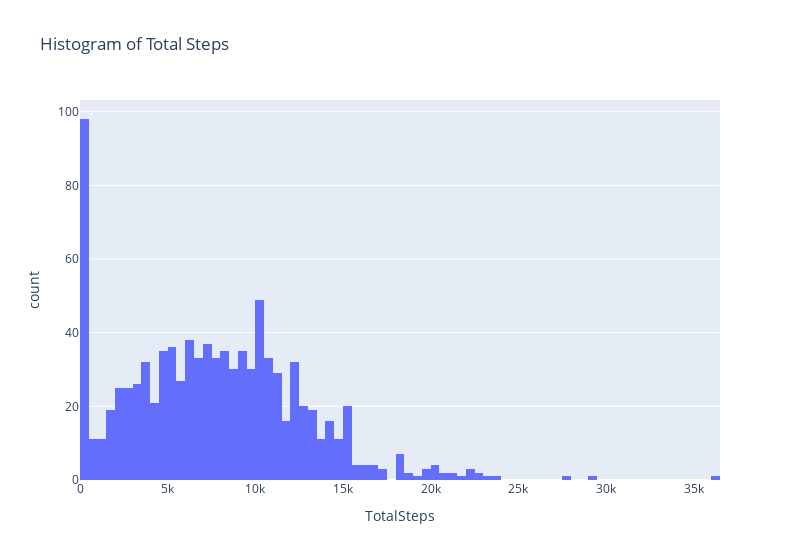
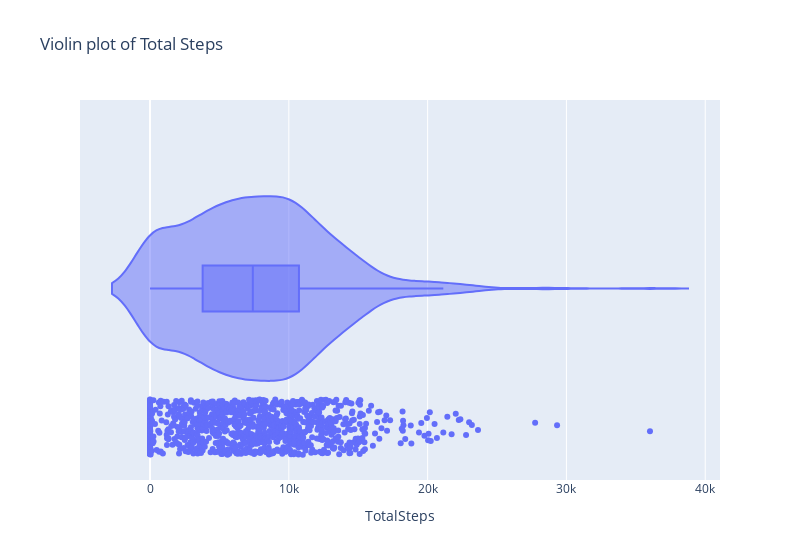
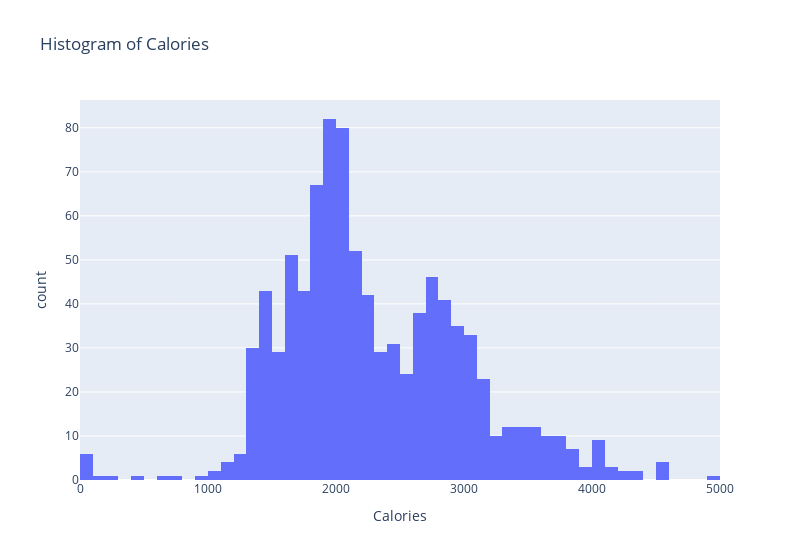
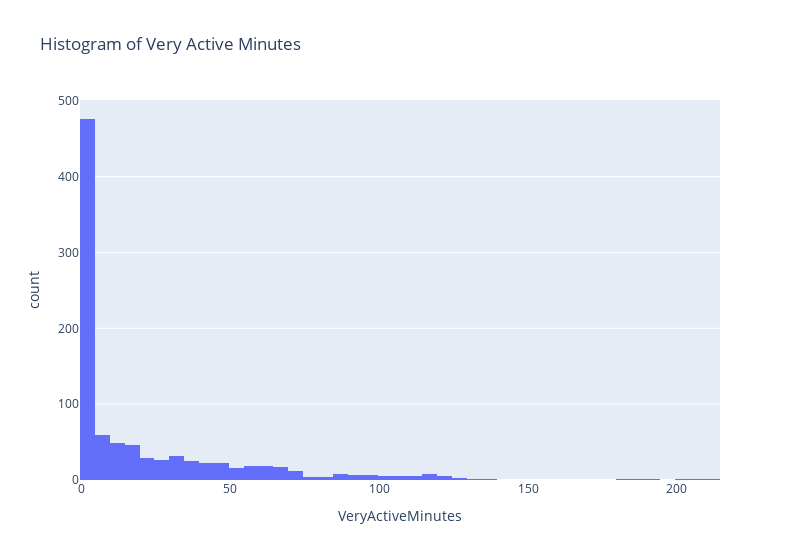

Notebook cell for these charts, in order:
### Code cell
fig = px.histogram(
    dailyActivity, 
    x='TotalSteps',
    nbins= 94,
    title='Histogram of Total Steps',
    width=800
    )
fig.show()

fig = px.violin(
    dailyActivity,
    x='TotalSteps',
    box=True,
    points='all',
    title='Violin plot of Total Steps',
    width=800
)
fig.show()

fig = px.histogram(
    dailyActivity, 
    x='Calories',
    nbins= 94,
    title='Histogram of Calories',
    width=800
    )
fig.show()

fig = px.histogram(
    dailyActivity, 
    x='VeryActiveMinutes',
    title='Histogram of Very Active Minutes',
    width=800
    )
fig.show()

fig = px.histogram(
    dailyActivity, 
    x='FairlyActiveMinutes',
    title='Histogram of Fairly Active Minutes',
    width=800
    )
fig.show()

fig = px.histogram(
    dailyActivity, 
    x='LightlyActiveMinutes',
    title='Histogram of Lightly Active Minutes',
    width=800
    )
fig.show()

fig = px.histogram(
    dailyActivity, 
    x='SedentaryMinutes',
    title='Histogram of Sedentary Minutes',
    width=800
    )
fig.show()

### Figure 1 — Plotly figure (JSON) as saved in the notebook; plotly's stock layout.template omitted (floating-point values rounded to 4 significant figures; data arrays with more than 128 entries replaced by an {"elided": "..."} marker saying what was removed)
{"data": [{"alignmentgroup": "True", "bingroup": "x", "hovertemplate": "TotalSteps=%{x}<br>count=%{y}<extra></extra>", "legendgroup": "", "marker": {"color": "#636efa", "pattern": {"shape": ""}}, "name": "", "nbinsx": 94, "offsetgroup": "", "orientation": "v", "showlegend": false, "type": "histogram", "x": {"elided": "940 int values"}, "xaxis": "x", "yaxis": "y"}], "layout": {"barmode": "relative", "legend": {"tracegroupgap": 0}, "title": {"text": "Histogram of Total Steps"}, "width": 800, "xaxis": {"anchor": "y", "domain": [0, 1], "title": {"text": "TotalSteps"}}, "yaxis": {"anchor": "x", "domain": [0, 1], "title": {"text": "count"}}}}

### Figure 2 — Plotly figure (JSON) as saved in the notebook; plotly's stock layout.template omitted (floating-point values rounded to 4 significant figures; data arrays with more than 128 entries replaced by an {"elided": "..."} marker saying what was removed)
{"data": [{"alignmentgroup": "True", "box": {"visible": true}, "hovertemplate": "TotalSteps=%{x}<extra></extra>", "legendgroup": "", "marker": {"color": "#636efa"}, "name": "", "offsetgroup": "", "orientation": "h", "points": "all", "scalegroup": "True", "showlegend": false, "type": "violin", "x": {"elided": "940 int values"}, "x0": " ", "xaxis": "x", "y0": " ", "yaxis": "y"}], "layout": {"legend": {"tracegroupgap": 0}, "title": {"text": "Violin plot of Total Steps"}, "violinmode": "group", "width": 800, "xaxis": {"anchor": "y", "domain": [0, 1], "title": {"text": "TotalSteps"}}, "yaxis": {"anchor": "x", "domain": [0, 1]}}}

### Figure 3 — Plotly figure (JSON) as saved in the notebook; plotly's stock layout.template omitted (floating-point values rounded to 4 significant figures; data arrays with more than 128 entries replaced by an {"elided": "..."} marker saying what was removed)
{"data": [{"alignmentgroup": "True", "bingroup": "x", "hovertemplate": "Calories=%{x}<br>count=%{y}<extra></extra>", "legendgroup": "", "marker": {"color": "#636efa", "pattern": {"shape": ""}}, "name": "", "nbinsx": 94, "offsetgroup": "", "orientation": "v", "showlegend": false, "type": "histogram", "x": {"elided": "940 int values"}, "xaxis": "x", "yaxis": "y"}], "layout": {"barmode": "relative", "legend": {"tracegroupgap": 0}, "title": {"text": "Histogram of Calories"}, "width": 800, "xaxis": {"anchor": "y", "domain": [0, 1], "title": {"text": "Calories"}}, "yaxis": {"anchor": "x", "domain": [0, 1], "title": {"text": "count"}}}}

### Figure 4 — Plotly figure (JSON) as saved in the notebook; plotly's stock layout.template omitted (floating-point values rounded to 4 significant figures; data arrays with more than 128 entries replaced by an {"elided": "..."} marker saying what was removed)
{"data": [{"alignmentgroup": "True", "bingroup": "x", "hovertemplate": "VeryActiveMinutes=%{x}<br>count=%{y}<extra></extra>", "legendgroup": "", "marker": {"color": "#636efa", "pattern": {"shape": ""}}, "name": "", "offsetgroup": "", "orientation": "v", "showlegend": false, "type": "histogram", "x": {"elided": "940 int values"}, "xaxis": "x", "yaxis": "y"}], "layout": {"barmode": "relative", "legend": {"tracegroupgap": 0}, "title": {"text": "Histogram of Very Active Minutes"}, "width": 800, "xaxis": {"anchor": "y", "domain": [0, 1], "title": {"text": "VeryActiveMinutes"}}, "yaxis": {"anchor": "x", "domain": [0, 1], "title": {"text": "count"}}}}
